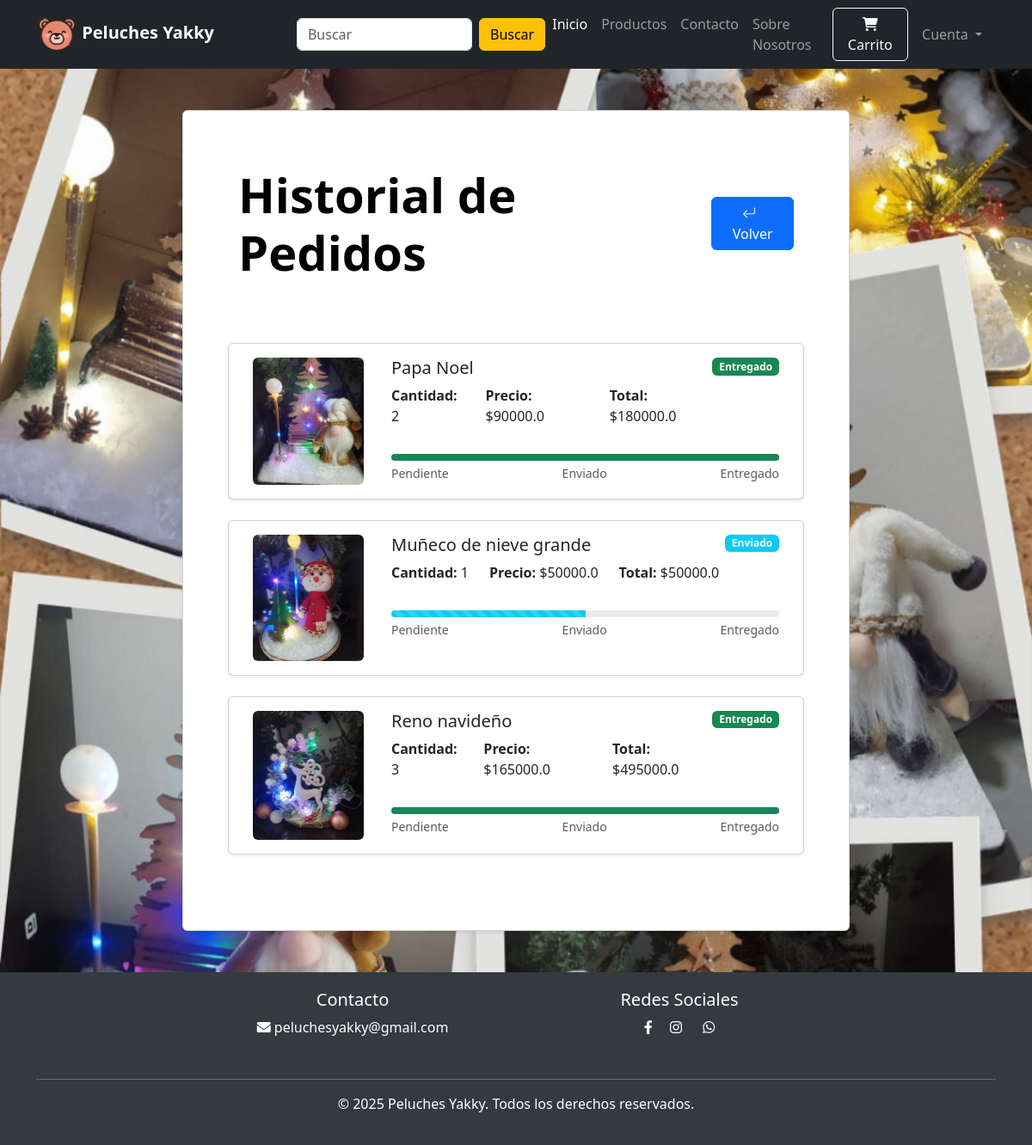
Screenshot of /pedidos (signed in) with the database file from the repository.
### website/models/order_model.py (models this page shows, shortened)
class Order(db.Model):
    id = db.Column(db.Integer, primary_key=True)
    quantity = db.Column(db.Integer, nullable=False)
    price = db.Column(db.Float, nullable=False)
    status = db.Column(db.String(100), default="Pendiente")
    payment_id = db.Column(db.String(1000), default=lambda: str(uuid.uuid4())[:8])
    address = db.Column(db.String(1000), nullable=False)
    phone = db.Column(db.String(20), nullable=False)
    forma_pago = db.Column(db.String(20), nullable=False)
    fecha_creacion = db.Column(db.DateTime(), default=datetime.utcnow)
    customer_link = db.Column(db.Integer, db.ForeignKey("customer.id"), nullable=False)
    product_link = db.Column(db.Integer, db.ForeignKey("product.id"), nullable=False)

### website/models/producto_model.py (models this page shows, shortened)
class Product(db.Model):
    id = db.Column(db.Integer, primary_key=True)
    product_name = db.Column(db.String(100), nullable=False)
    current_price = db.Column(db.Integer, nullable=False)
    precio_costo = db.Column(db.Integer, nullable=False)  # tarea
    previous_price = db.Column(db.Integer, nullable=False)
    in_stock = db.Column(db.Integer, nullable=False)
    product_picture = db.Column(db.String(1000), nullable=False)
    flash_sale = db.Column(db.Boolean, default=False)
    date_added = db.Column(db.DateTime, default=datetime.utcnow)
    descripcion = db.Column(db.String(1000), nullable=False)
    is_deleted = db.Column(db.Boolean, default=False)
    carts = db.relationship(
        "Cart", backref=db.backref("product", lazy=True), cascade="all, delete-orphan"
    )
    orders = db.relationship(
        "Order", backref=db.backref("product", lazy=True), cascade="all, delete-orphan"
    )

### website/views.py (the view)
@views.route("/pedidos")
def pedidos():
    pedidos = Order.query.filter_by(customer_link=current_user.id).all()
    return render_template("pedidos.html", pedidos=pedidos)

### website/models/customer_model.py (called while the page is built)
    @property
    def is_authenticated(self):
        return True  # Para usuarios reales siempre True

### website/templates/pedidos.html (shortened to what this page needs)
{% extends 'index.html' %}
{% block body %}
<div class="container-fluid fondo py-5" style="min-height: 100vh;">
    <div class="row justify-content-center">
        <div class="col-lg-8">
            <div class="row">
                <div class="">
                    <div class="card shadow-sm h-100">
                        <div class="card-body m-5">
                            <div class="d-flex justify-content-between align-items-center mb-5">
                                <h1 class="text-black mb-0 display-4 fw-bold">
                                    Historial de Pedidos
                                </h1>
                                <div class="d-flex gap-3"><button onclick="history.back()" class="btn btn-primary">
                                        <i class="bi bi-arrow-return-left me-2  "></i>Volver
                                    </button>
                                </div>
                            </div>
                            <br>
                            {% if pedidos %}
                            {% for item in pedidos %}
                            <div class="row mb-4">
                                <div class="card product-card shadow-sm h-100">
                                    <div class="row g-0">
                                        <div class="col-md-3 d-flex align-items-center justify-content-center p-3">
                                            <img src="../{{ item.product.product_picture }}"
                                                alt="{{ item.product.product_name }}" class="img-fluid rounded"
                                                style="max-height: 150px; object-fit: contain;">
                                        </div>
                                        <div class="col-md-9">
                                            <div class="card-body">
                                                <div class="d-flex justify-content-between align-items-start">
                                                    <div>
                                                        <h3 class="card-title h5">{{ item.product.product_name }}
                                                        </h3>
                                                        <div class="d-flex gap-4 mb-3">
                                                            <p class="mb-0"><strong>Cantidad:</strong> {{
                                                                item.quantity
                                                                }}</p>
                                                            <p class="mb-0"><strong>Precio:</strong> ${{
                                                                item.price
                                                                }}</p>
                                                            <p class="mb-0"><strong>Total:</strong> ${{
                                                                item.price *
                                                                item.quantity }}</p>
                                                        </div>
                                                    </div>
                                                    <span
                                                        class="badge bg-{{ 'primary' if item.status == 'Pendiente' else 'info' if item.status == 'Enviado' else 'success' }}">
                                                        {{ item.status }}
                                                    </span>
                                                </div>
                                                <div class="mt-3">
                                                    <div class="progress " style="height: 8px;">
                                                        <div class="progress-bar
                                                            {{ 'bg-primary' if item.status == 'Pendiente' }}
                                                            {{ 'bg-info progress-bar-striped' if item.status == 'Enviado' }}
                                                            {{ 'bg-success' if item.status == 'Entregado' }}"
                                                            role="progressbar" data-status="{{item.status}}"
                                                            aria-valuenow="{{ '20' if item.status == 'Pendiente' else '50' if item.status == 'Enviado' else '100' }}"
                                                            aria-valuemin="0" aria-valuemax="100">
                                                        </div>
                                                    </div>
                                                    <div class="d-flex justify-content-between mt-1 small text-muted">
                                                        <span>Pendiente</span>
                                                        <span>Enviado</span>
                                                        <span>Entregado</span>
                                                    </div>
                                                </div>
                                            </div>
                                        </div>
                                    </div>
                                </div>
                            </div>
                            {% endfor %}
                            {% else %}
                            <h3 class="text-black text-center mb-4">
                                No tienes pedidos
                            </h3>
                            {% endif %}
                        </div>
                    </div>
                </div>
            </div>
        </div>
    </div>
</div>
{% endblock %}

### website/static/css/style.css (style rules this page uses)
.fondo { background-image: url(../img/fondo.png); background-position: center; background-repeat: repeat; background-attachment: fixed; background-size: cover; }
.product-card { transition: transform 0.3s; }

### rows the page displays
Order: product.product_picture (picture), product.product_name "Papa Noel", quantity "2", price "90000.0", price+quantity "180000.0", status "Entregado"
Order: product.product_picture (picture), product.product_name "Muñeco de nieve grande", quantity "1", price "50000.0", price+quantity "50000.0", status "Enviado"
Order: product.product_picture (picture), product.product_name "Reno navideño", quantity "3", price "165000.0", price+quantity "495000.0", status "Entregado"
